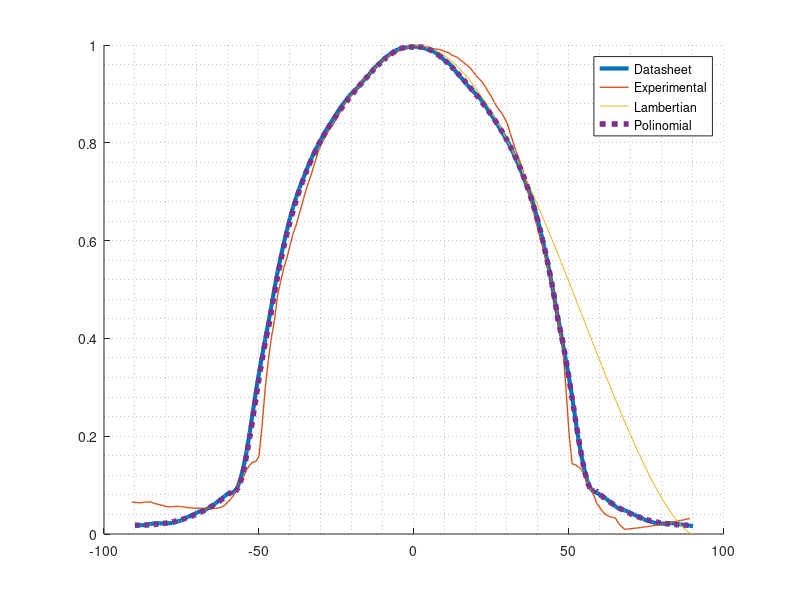

Here is the MATLAB script that generated this plot: (Note: this script raises an error after producing the figure.)
clc, clear all, close all

% from the datasheet
datasheet = csvread('pattern_smoothed_3.csv',1,0);
experiment = csvread('experiment_axis_X.csv',1,0);

% processing experiments
experiment(:,1)=experiment(:,1)-1;
experiment(:,2)= experiment(:,2)/max(experiment(:,2));

% estimacion por lambertianos
phi = 0:0.5:90;
lamb =cosd(phi).^1.5;


figure(1)
hold on
plot(datasheet(:,1), datasheet(:,2)/100,'LineWidth',3,'DisplayName','Datasheet')
plot(experiment(:,1), experiment(:,2) ,'LineWidth',1,'DisplayName','Experimental')

plot(phi,lamb,'DisplayName','Lambertian')
legend
grid minor


%%
% estimation with polynomios
p1 =[-2.87071219e-05,2.04429106e-03,-6.27359812e-02,1.85501661e-01,9.94769800e01]/100; %0 - 46
p2 =[5.41209126e-04,-8.38922902e-02,4.37043922,-8.24163885e01,3.30525716e02]/100; %46 a 58
p3 =[-1.1142e-04,3.3874e-02,-3.3845e+00,1.1325e+02]/100; % 58 a 90

phi_range = -90:0.5:90;
i_est = [];
for phi = phi_range
    phi=abs(phi);
    if phi <= 46
        i_rel = polyval(p1, phi);
    elseif phi <= 58
        i_rel = polyval(p2, phi);    
    elseif phi <= 90
        i_rel = polyval(p3, phi);
    else 
        i_rel = 0;
    end
    i_est = [i_est i_rel];
end

plot(phi_range,i_est, 'LineWidth',4,'DisplayName','Polinomial','LineStyle',':')
xline(0,  'r--', 'x=0');
xline(46, 'r--', 'x=46');
xline(58, 'r--', 'x=58');
